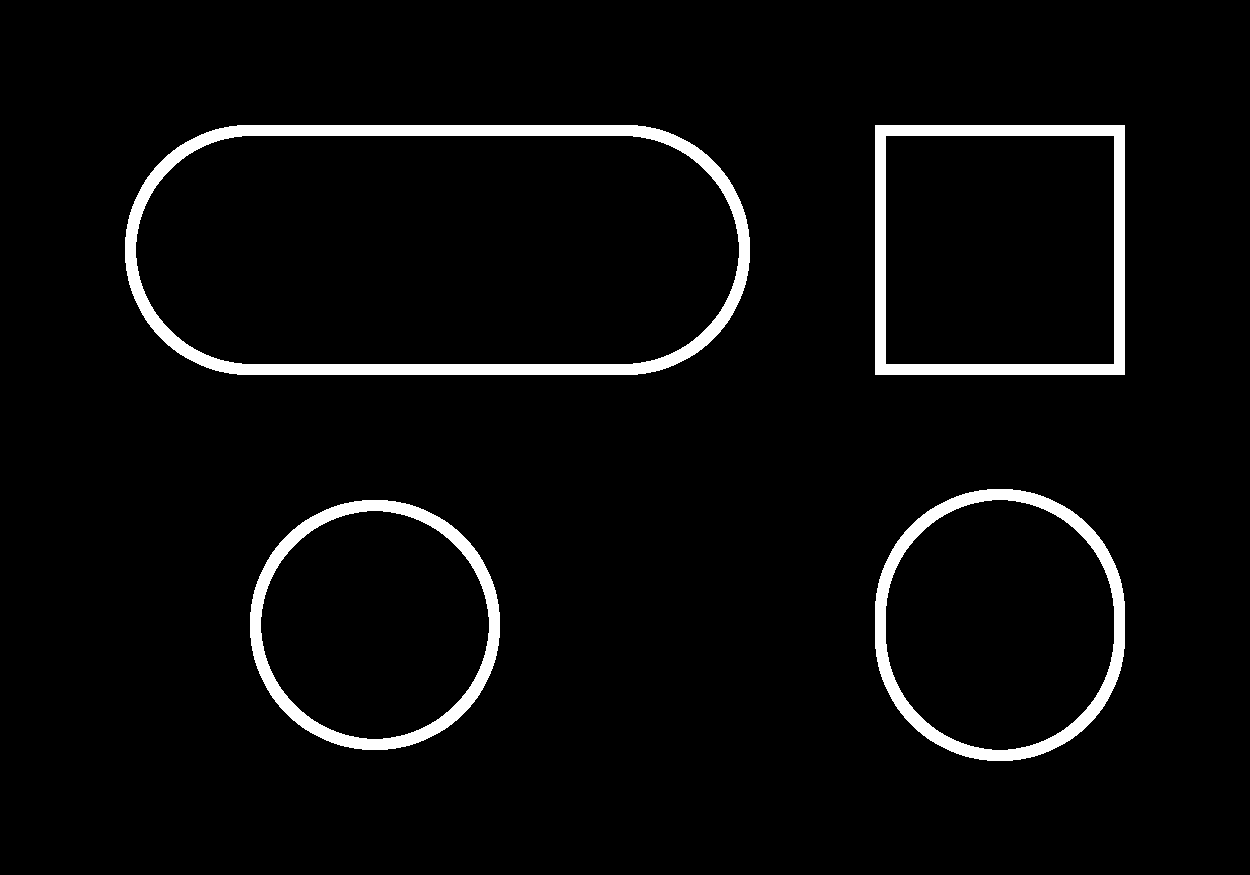

Tiled map render using the project's own tile images. Description and the whole map definition, tile-layer contents included, below:
An orthogonal 10x7 tile map with 125x125 px tiles, 1 tile layer (Calque de Tuiles 1) and 6 objects.

<map version="1.4" tiledversion="1.4.3" orientation="orthogonal" renderorder="right-down" width="10" height="7" tilewidth="125" tileheight="125" infinite="0" nextlayerid="5" nextobjectid="29">
 <tileset firstgid="1" name="sprite_robot" tilewidth="125" tileheight="125" tilecount="48" columns="8">
  <image source="../images/sprite_robot.png" width="1000" height="750" />
 </tileset>
 <layer id="1" name="Calque de Tuiles 1" width="10" height="7">
  <data encoding="csv">
0,0,0,0,0,0,0,0,0,0,
33,4,3,3,3,5,37,17,18,0,
0,12,11,11,11,13,37,25,26,0,
33,34,35,33,34,35,33,7,8,0,
33,34,4,5,35,0,0,15,16,0,
0,0,12,13,0,0,33,23,24,0,
0,0,0,0,0,0,0,31,32,0
</data>
 </layer>
 <objectgroup id="2" name="debut">
  <object id="17" x="299.333" y="129.333">
   <polyline points="0,0 30.6667,0" />
  </object>
 </objectgroup>
 <objectgroup id="3" name="fin">
  <object id="20" x="500" y="90" width="14.6667" height="89.3333" />
 </objectgroup>
 <objectgroup id="4" name="tracer">
  <object id="25" x="714" y="124" width="18" height="14">
   <ellipse />
  </object>
  <object id="26" x="1148" y="126" width="18" height="24">
   <ellipse />
  </object>
  <object id="27" x="1114" y="514" width="26" height="26">
   <ellipse />
  </object>
  <object id="28" x="492" y="528" width="16" height="20">
   <ellipse />
  </object>
 </objectgroup>
</map>